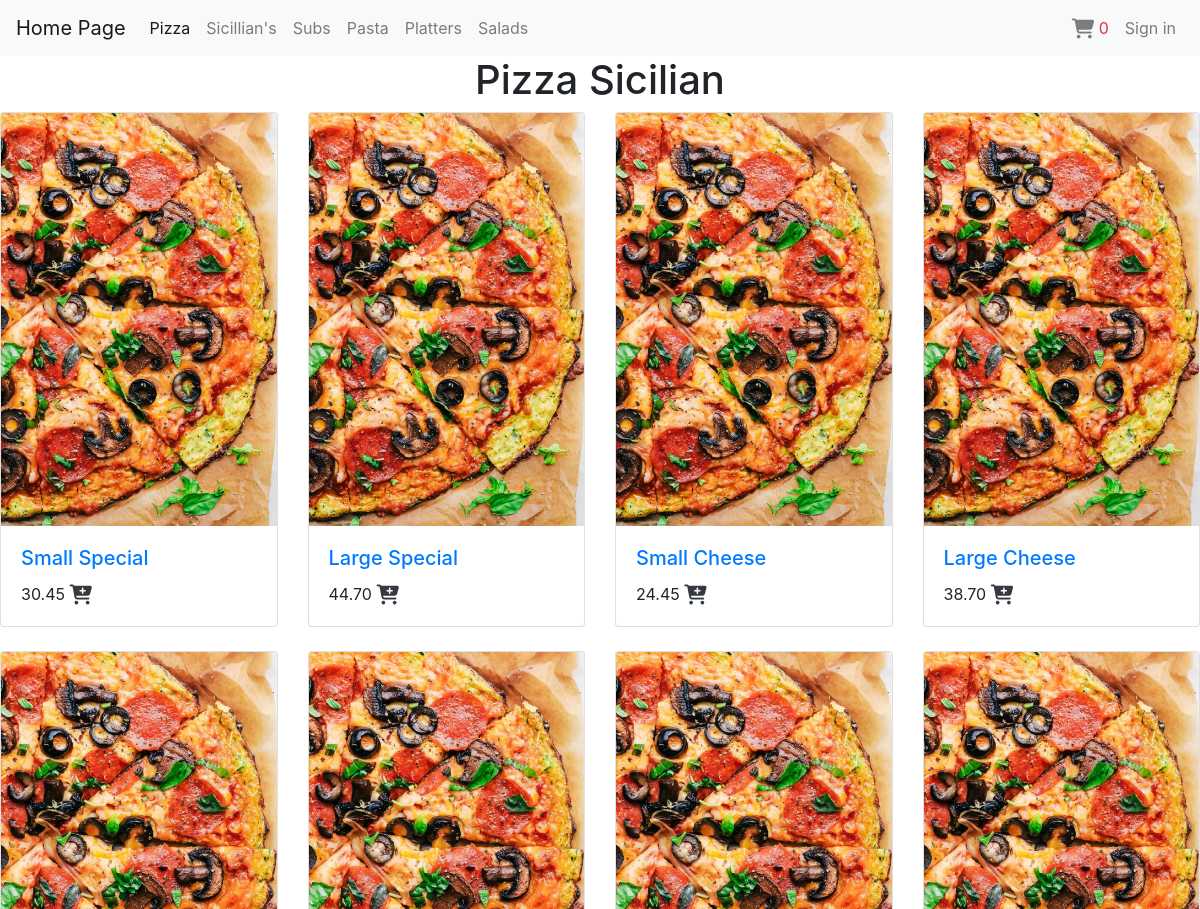
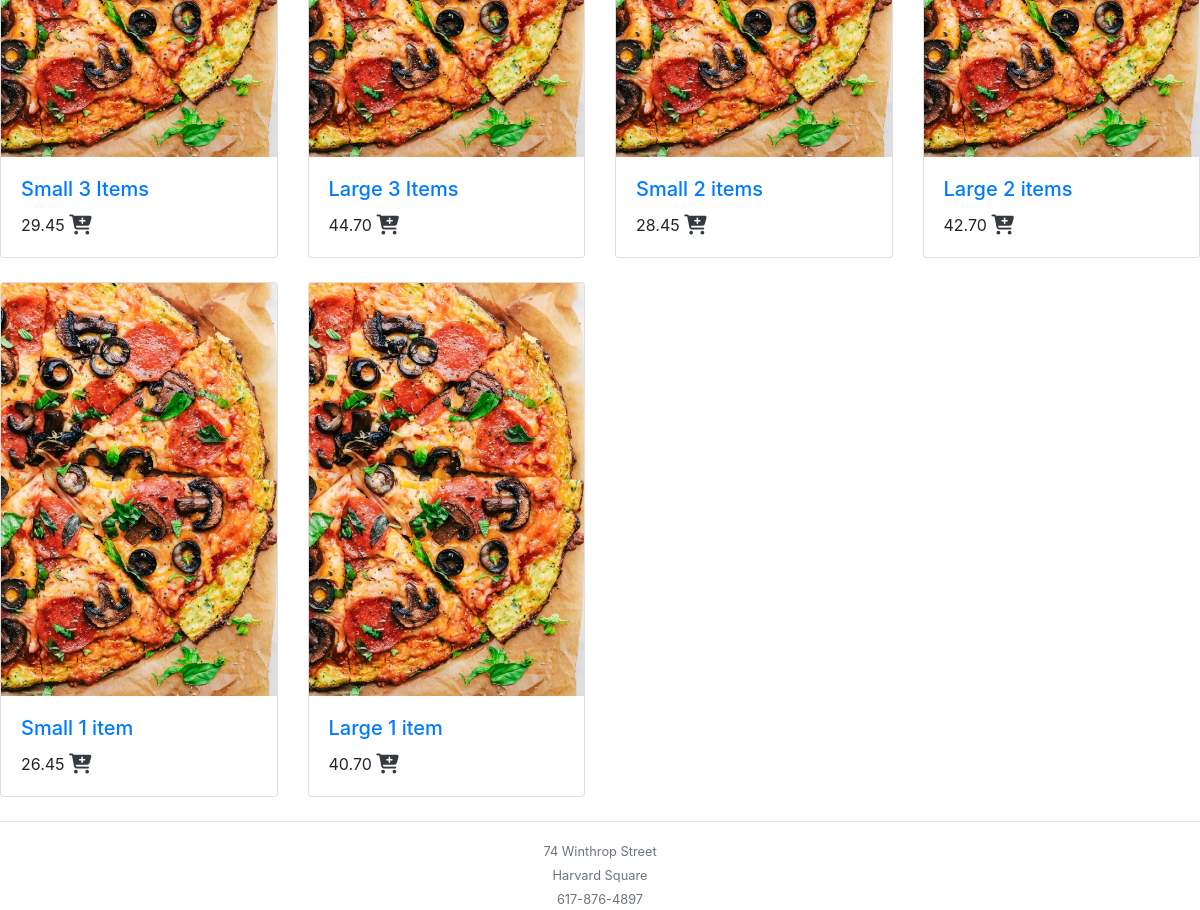
The app's page /food_type/2/ with its own data (2 pictures, top to bottom).
### orders/models.py (models this page shows, shortened)
class Food_type(models.Model):
    name = models.CharField(max_length=15)
    picture = models.ImageField(
        upload_to='foods/', default='foods/default.jpg')

class Food(models.Model):
    name = models.CharField(max_length=30)
    size = models.CharField(max_length=5, choices=fSize)
    food_type = models.ForeignKey(
        Food_type, null=True, blank=True, on_delete=models.SET_NULL)
    topping_count = models.PositiveIntegerField(default=0)
    accepts_extra = models.BooleanField(default=False)
    price = models.DecimalField(decimal_places=2, max_digits=10)
    picture = models.ImageField(upload_to='foods/', default='default.gif')
    class Meta:
        ordering = ['-name']

### orders/views.py (the view)
# urls.py: path("food_type/<int:id>/", views.food_types, name="courses"),
def food_types(request, id=None):
    ftypes = get_object_or_404(Food_type, id=id)
    context = {
        "food_types": ftypes,
        'foods': Food.objects.filter(food_type=ftypes),
        'toppings': Topping.objects.all(),
    }
    return render(request, 'orders/courses.html', context)

### orders/templates/orders/courses.html (shortened to what this page needs)
{% extends "base.html" %}
{% block content %}
<h1 class='text-center'>{{food_types.name}}</h1>
<div class="row row-cols-1 row-cols-md-3  row-cols-lg-4 ">
{% for t in foods%}
  <div class="col mb-4">
    <div class="card">
      <a href='{% url "foods" t.id %}'><img src="{{t.picture.url}}" class="card-img-top" alt="{{t.name}}"></a>
      <div class="card-body">
        <a href='{% url "foods" t.id %}'> <h5 class="card-title">{{t.size|capfirst}} {{t.name}}</h5></a>
        <p class="card-text">{{t.price}} <a href='#'><i class="fas fa-cart-plus text-dark fa-lg"
          data-id='{{t.id}}' data-toppings='{{t.topping_count}}' data-price='{{t.price}}' data-extra='{{t.accepts_extra|lower}}'
          data-name='{{t.name}}' data-size='{{t.size}}' onclick='addMeToBasket(this,"b")'></i></a></p>
      </div>
    </div>
  </div>
{% endfor%}
</div>
{% endblock %}

### records on screen
Food_type: name "Pizza Sicilian"
Food: picture (placeholder picture), size "Small", name "Special", price "30.45", accepts_extra False (drawn)
Food: picture (placeholder picture), size "Large", name "Special", price "44.70", accepts_extra False (drawn)
Food: picture (placeholder picture), size "Small", name "Cheese", price "24.45", accepts_extra False (drawn)
Food: picture (placeholder picture), size "Large", name "Cheese", price "38.70", accepts_extra False (drawn)
Food: picture (placeholder picture), size "Small", name "3 Items", price "29.45", accepts_extra False (drawn)
Food: picture (placeholder picture), size "Large", name "3 Items", price "44.70", accepts_extra False (drawn)
Food: picture (placeholder picture), size "Small", name "2 items", price "28.45", accepts_extra False (drawn)
Food: picture (placeholder picture), size "Large", name "2 items", price "42.70", accepts_extra False (drawn)
Food: picture (placeholder picture), size "Small", name "1 item", price "26.45", accepts_extra False (drawn)
Food: picture (placeholder picture), size "Large", name "1 item", price "40.70", accepts_extra False (drawn)
